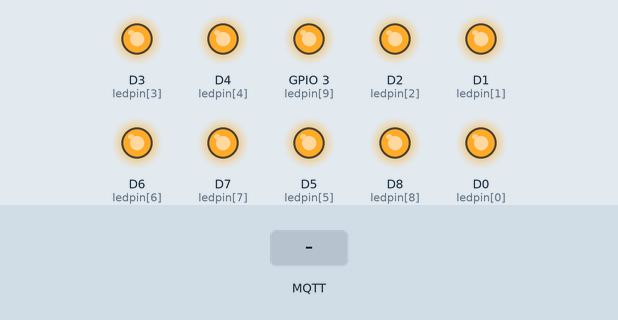
A sketch run on a simulated ESP8266 (NodeMCU). Parts: output pins drawn as LEDs (lit = HIGH). The test bench sets the inputs (shaded band). WiFi joins after 1.5 s; servers stay silent unless stated; no MQTT or app messages arrive unless stated; what the sketch prints to the serial monitor is not drawn.

Above: at 2.7 s.
2.8 s: MQTT message "1" arrives on the first subscribed topic
At 3.8 s:
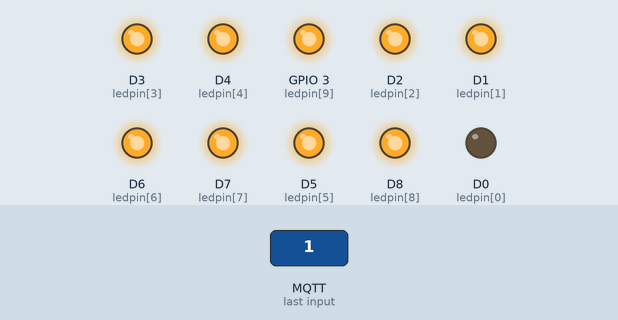
4.3 s: MQTT message "5" arrives on the first subscribed topic
At 5.6 s:
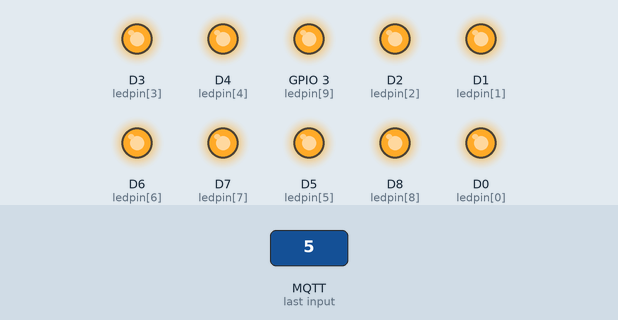
Timing chart, 0 to 7.3 s (numbered marks = the images above; inputs shaded):
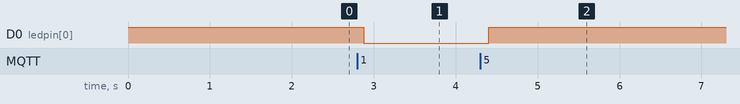

Measured:
- after the input at 2.8 s, D0 (ledpin[0]): HIGH → LOW after 0.08 s
- after the input at 4.3 s, D0 (ledpin[0]): LOW → HIGH after 0.11 s

The sketch:

AndrolTF.ino
```cpp
#include<ESP8266WiFi.h>
#include<PubSubClient.h>
#define MQTTsubQos 1

WiFiClient nodeClient;
PubSubClient client(nodeClient);
const int ON = 0;
const int OFF = 1;

long lastMsg;


const char* ssid = "raspi-webgui";
const char* password = "ChangeMe";

const char* mqtt_server = "10.3.141.1";
const int mqtt_port = 1883;

//Change the following four as per the node number
const char* clientID = "Node0";
const char* outTopic = "outTopic/0";
const char* inTopic = "inTopic/0";
const char* analyticsTopic = "analytics/0";

String command;
int ledpin[10] = { D0, D1, D2, D3, D4, D5, D6, D7, D8, D9, };

long timeArray[10] = {};
long tempTimeArray[10] = {};
int seconds = 0;
int timeNow = 0;
int timeLast = 0;

String toBeSentString = "";

void setup() {
  for(int i=0; i<10; i++) {
    pinMode(ledpin[i], OUTPUT);
    digitalWrite(ledpin[i], OFF);
  }

  Serial.begin(9600);
  setup_wifi();
  client.setServer(mqtt_server, mqtt_port);
  client.setCallback(callback);
  reconnect();
}

void setup_wifi() {
  delay(10);


  Serial.println();
  Serial.println("Connecting to ");
  Serial.println(ssid);

  WiFi.mode(WIFI_STA);
  WiFi.begin(ssid, password);

  while(WiFi.status() != WL_CONNECTED) {
    delay(500);
    Serial.print(".");
  }

  Serial.println("");
  Serial.println("WiFi connected");
  Serial.println("IP address: ");
  Serial.println(WiFi.localIP());
}

void callback(char* topic, byte* payload, unsigned int length) {
  Serial.print("Message arrived: {");
  Serial.print(topic);
  Serial.print("] ");
  String message = "";
  for(int i=0; i<3; i++) {
    message += (char)payload[i];
  }

  Serial.println(message);
  toggle(message);
}

void reconnect() {
  while (!client.connected()) {
    if(WiFi.status() != WL_CONNECTED) {
      setup_wifi();
      delay(10);
      continue;
    }
    Serial.print("Attempting MQTT connection...");
    if (client.connect(clientID)) {
      Serial.println("connected");

      client.subscribe(outTopic, 1);
    } else {
      Serial.print("failed, rc=");
      Serial.print(client.state());
      Serial.println(" try again in 5 seconds");

      delay(1000);
    }
  }
}

void loop() {
  delay(10);


  if (!client.connected()) {
    reconnect();
    delay(10);
  }
  delay(10);
  client.loop();
  delay(10);

  timeNow = millis()/1000;
  seconds = timeNow - timeLast;

  if(seconds >= 60) {
    for(int i=0; i<10; i++)
      setTimeArray(i);

    printTimeArray();

    toBeSentString = timeArrayToString();

    char char_to_be_sent_array[toBeSentString.length()+1];

    toBeSentString.toCharArray(char_to_be_sent_array, toBeSentString.length()+1);
    client.publish(analyticsTopic, char_to_be_sent_array, false);
    delay(10);
    for(int i=0; i<10; i++)
      timeArray[i] = 0;
    delay(10);
    seconds = 0;
    timeLast = millis()/1000;
  }

  delay(10);
}

void toggle(String message) {
  int index = message.indexOf(' ');

  Serial.println("index of ' ': " + String(index));

  char device[2];

  char stat;

  for(int i=0; i<index; i++)
    device[i] = message.charAt(i);
  stat = message.charAt(index + 1);

  Serial.println("device char arr: " + String(device[0]));

  Serial.println("status char arr: " + String(stat));
  int dev = String(device).toInt();
  int sta = String(stat).toInt();

  Serial.println("device int string: " + String(dev));

  Serial.println("status int string: " + String(sta));

  if(sta == 1) {
    digitalWrite(ledpin[dev], ON);

    tempTimeArray[dev] = millis()/1000;
  }
  else {
    digitalWrite(ledpin[dev], OFF);

    setTimeArray(dev);
    printTimeArray();
  }
  char char_message_array[message.length()+1];

  message.toCharArray(char_message_array, message.length()+1);
  Serial.println(message);
  client.publish(inTopic, char_message_array, false);
}

void printTimeArray() {
  for(int i=0; i<10; i++)
      Serial.print(String(timeArray[i]) + " ");
  Serial.println("");
}

void setTimeArray(int pin) {
  if(tempTimeArray[pin] != 0 && digitalRead(ledpin[pin]) == OFF) {
    timeArray[pin] += millis()/1000 - tempTimeArray[pin];
    tempTimeArray[pin] = 0;
  }
  else if(tempTimeArray[pin] != 0) {
    timeArray[pin] += millis()/1000 - tempTimeArray[pin];
    tempTimeArray[pin] = millis()/1000;
  }
}

String timeArrayToString() {
  String tempString = "";

  for(int i=0; i<10; i++)
    tempString += String(timeArray[i]) + " ";

  return tempString;
}
```
